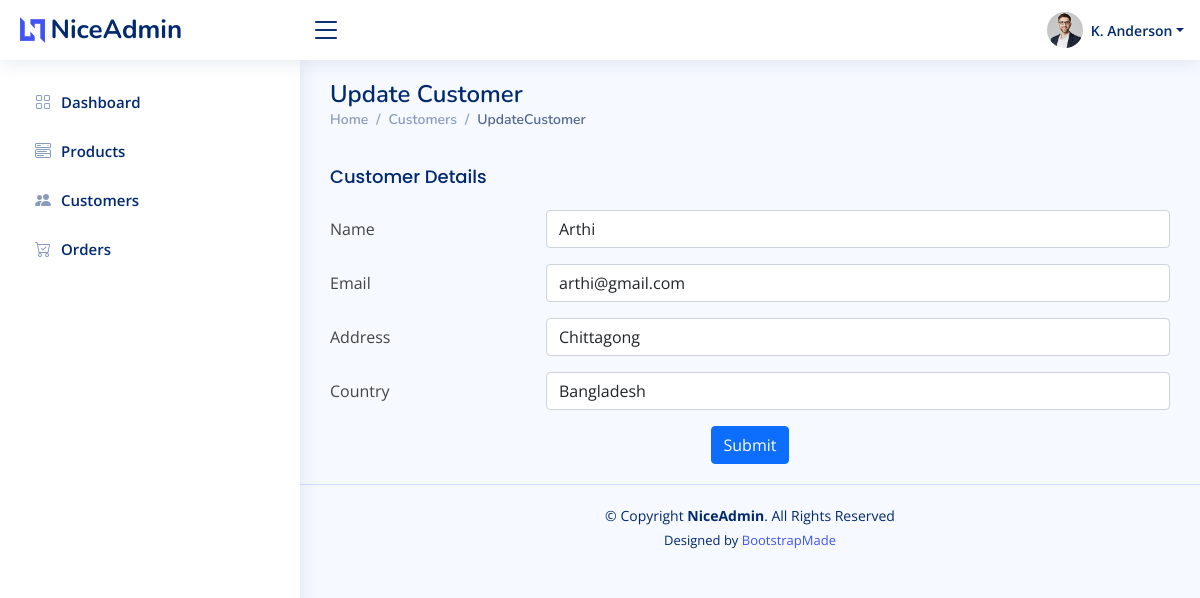
Page /admin/updateCustomer.php?cid=1 on the earlier database version.
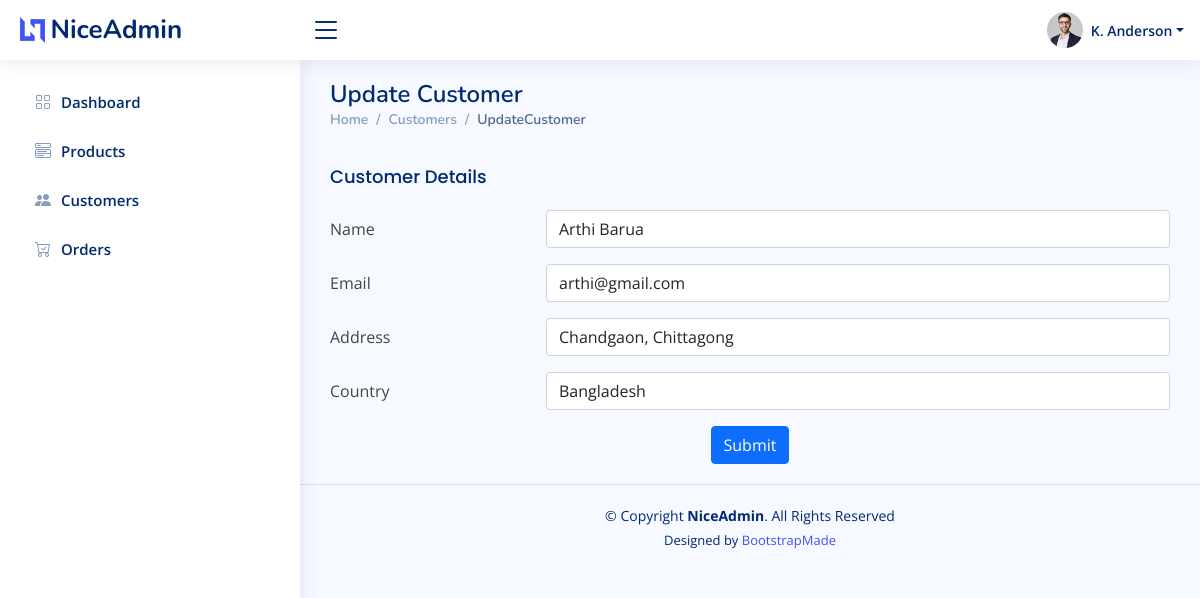
Same page on the later database version.
### tables this page shows
CREATE TABLE `customer` (
  `customerID` int(11) NOT NULL,
  `Email` varchar(50) NOT NULL,
  `Name` varchar(50) NOT NULL,
  `Address` varchar(100) NOT NULL,
  `Country` varchar(50) NOT NULL,
  `Passwords` varchar(200) NOT NULL,
  `Dates` date NOT NULL
);

### admin/updateCustomer.php (the view, shortened to what this page needs)
<?php include('MenuXFooter/menu.php') ?>
<main id="main" class="main">
    <div class="pagetitle">
      <h1>Update Customer</h1>
      <nav>
        <ol class="breadcrumb">
          <li class="breadcrumb-item"><a href="<?php echo SITEURL;?>">Home</a></li>
          <li class="breadcrumb-item"><a href="<?php echo SITEURL;?>/customers.php">Customers</a></li>
          <li class="breadcrumb-item active">UpdateCustomer</li>
        </ol>
      </nav>
    </div>
    <h5 class="card-title">Customer Details</h5>
    <form action="" method="POST">
        <?php
            $id = $_GET['cid'];
            $upcSql = "SELECT * From `customer` WHERE customerID = $id";
            $upcRes = mysqli_query($conn,$upcSql);
            $count = mysqli_num_rows($upcRes);
            if($count==0){
                ?>
                <script>
                    window.location.href = "<?php echo SITEURL;?>";
                </script>
                <?php
            }
            else{
                $crow = mysqli_fetch_assoc($upcRes);
                $email = $crow['Email'];
                $name = $crow['Name'];
                $country = $crow['Country'];
                $add = $crow['Address'];
            }
        ?>
        <div class="row mb-3">
            <label for="Name" class="col-md-4 col-lg-3 col-form-label">Name</label>
            <div class="col-md-8 col-lg-9">
            <input name="name" type="text" class="form-control" id="Name" value="<?php echo $name;?>" required>
            </div>
        </div>
        <div class="row mb-3">
            <label for="Email" class="col-md-4 col-lg-3 col-form-label">Email</label>
            <div class="col-md-8 col-lg-9">
            <input name="email" type="email" class="form-control" id="Email" value="<?php echo $email;?>" required>
            </div>
        </div>
        <div class="row mb-3">
            <label for="Address" class="col-md-4 col-lg-3 col-form-label">Address</label>
            <div class="col-md-8 col-lg-9">
            <input name="address" type="text" class="form-control" id="Address" value="<?php echo $add;?>" required>
            </div>
        </div>
        <div class="row mb-3">
            <label for="Country" class="col-md-4 col-lg-3 col-form-label">Country</label>
            <div class="col-md-8 col-lg-9">
            <input name="country" type="text" class="form-control" id="Country" value="<?php echo $country;?>" required>
            </div>
        </div>
        <div class="text-center">
            <input type="submit" name="change" class="btn btn-primary"></input>
        </div>
    </form>
</main>
<?php include('MenuXFooter/footer.php') ?>

Differences in the rows shown:
changed customer "arthi@gmail.com": name "Arthi" → "Arthi Barua"; address "Chittagong" → "Chandgaon, Chittagong"
